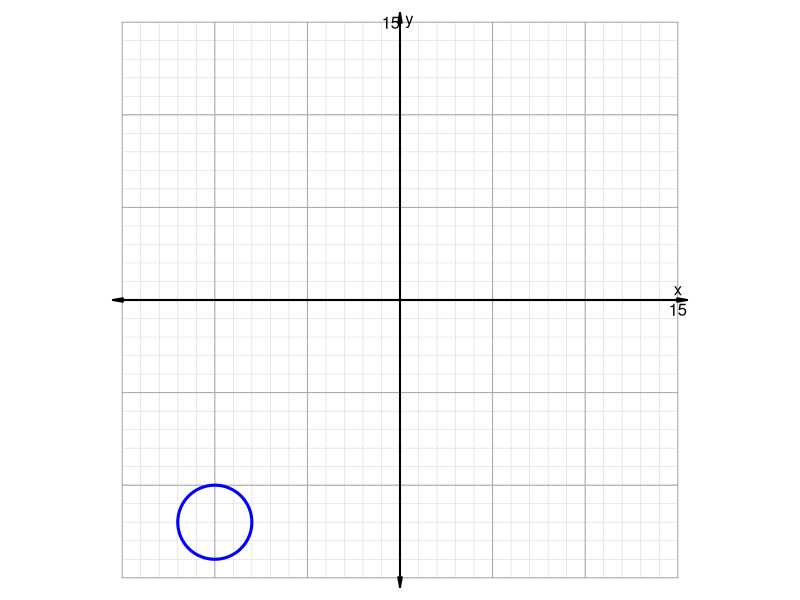

Recreate this plot in R.
## ---- chunk 1
while(T){
    hkr = sample(2:15,3)*c(sample(c(-1,1),2,T),1)
    h = hkr[1]
    k = hkr[2]
    r = abs(hkr[3])
    extrms = c(h-r,k-r,h+r,k+r)
    if(max(abs(extrms))<15){break}
}


ach = -15:15

eq1 = gsub("+-","-",paste0("(x+",-h,")^2+(y+",-k,")^2=",r^2),fixed=T)
eq2 = gsub("+-","-",paste0("(x+",h,")^2+(y+",-k,")^2=",r^2),fixed=T)
eq3 = gsub("+-","-",paste0("(x+",-h,")^2+(y+",k,")^2=",r^2),fixed=T)
eq4 = gsub("+-","-",paste0("(x+",h,")^2+(y+",k,")^2=",r^2),fixed=T)
eq5 = gsub("+-","-",paste0("(x+",-h,")^2+(y+",-k,")^2=",r),fixed=T)
eq6 = gsub("+-","-",paste0("(x+",h,")^2+(y+",-k,")^2=",r),fixed=T)
eq7 = gsub("+-","-",paste0("(x+",-h,")^2+(y+",k,")^2=",r),fixed=T)
eq8 = gsub("+-","-",paste0("(x+",h,")^2+(y+",k,")^2=",r),fixed=T)

ach = c(eq1,eq2,eq3,eq4,eq5,eq6,eq7,eq8)
ach = sort(ach)
al = paste0("* $",ach,"$",collapse="\n")
sol = paste0(1*(ach==eq1),collapse="")

## ---- chunk 2
par(mar=c(0,0,0,0),pty="s")
plot(0,0,"n",axes=F,ann=F,xlim=c(-15,15),ylim=c(-15,15))
for(i in -15:15){
    lines(c(-15,15),c(i,i),col="lightgrey",lwd=0.5)
    lines(c(i,i),c(-15,15),col="lightgrey",lwd=0.5)
}
for(i in seq(-15,15,5)){
    lines(c(-15,15),c(i,i),col="darkgrey",lwd=1)
    lines(c(i,i),c(-15,15),col="darkgrey",lwd=1)
}
arrows(-15.5,0,15.5,0,0.1,10,3,lwd=2)
arrows(0,-15.5,0,15.5,0.1,10,3,lwd=2)
text(15,-0.5,"15")
text(15,0.5,"x")
text(-0.5,15,"15")
text(0.5,15,"y")

th = seq(0,2*pi,pi/300)
lines(h+r*cos(th),k+r*sin(th),lwd=3,col="blue")


## ---- chunk 3
eq = paste0("(x-",h,")^2+(y-",k,")^2=",r,"^2",collapse="")
eq = gsub("--","+",eq,fixed=T)
